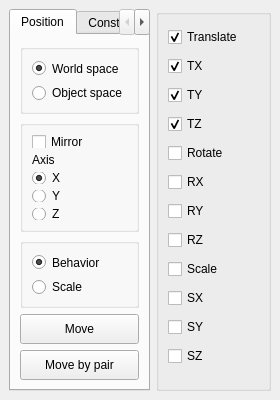
<?xml version="1.0" encoding="UTF-8"?>
<ui version="4.0">
 <class>MPosToolMainWindow</class>
 <widget class="QMainWindow" name="MPosToolMainWindow">
  <property name="geometry">
   <rect>
    <x>0</x>
    <y>0</y>
    <width>280</width>
    <height>400</height>
   </rect>
  </property>
  <property name="minimumSize">
   <size>
    <width>280</width>
    <height>400</height>
   </size>
  </property>
  <property name="maximumSize">
   <size>
    <width>280</width>
    <height>400</height>
   </size>
  </property>
  <property name="baseSize">
   <size>
    <width>280</width>
    <height>375</height>
   </size>
  </property>
  <property name="windowTitle">
   <string>Position Tool</string>
  </property>
  <widget class="QWidget" name="centralwidget">
   <layout class="QGridLayout" name="gridLayout_4">
    <item row="0" column="1">
     <widget class="QGroupBox" name="groupBox">
      <property name="minimumSize">
       <size>
        <width>115</width>
        <height>0</height>
       </size>
      </property>
      <property name="title">
       <string/>
      </property>
      <layout class="QGridLayout" name="gridLayout">
       <item row="5" column="0">
        <widget class="QCheckBox" name="rx_cB">
         <property name="text">
          <string>RX</string>
         </property>
        </widget>
       </item>
       <item row="9" column="0">
        <widget class="QCheckBox" name="sx_cB">
         <property name="text">
          <string>SX</string>
         </property>
        </widget>
       </item>
       <item row="10" column="0">
        <widget class="QCheckBox" name="sy_cB">
         <property name="text">
          <string>SY</string>
         </property>
        </widget>
       </item>
       <item row="0" column="0">
        <widget class="QCheckBox" name="translate_cB">
         <property name="text">
          <string>Translate</string>
         </property>
         <property name="checked">
          <bool>true</bool>
         </property>
        </widget>
       </item>
       <item row="2" column="0">
        <widget class="QCheckBox" name="ty_cB">
         <property name="text">
          <string>TY</string>
         </property>
         <property name="checked">
          <bool>true</bool>
         </property>
        </widget>
       </item>
       <item row="1" column="0">
        <widget class="QCheckBox" name="tx_cB">
         <property name="text">
          <string>TX</string>
         </property>
         <property name="checked">
          <bool>true</bool>
         </property>
        </widget>
       </item>
       <item row="7" column="0">
        <widget class="QCheckBox" name="rz_cB">
         <property name="text">
          <string>RZ</string>
         </property>
        </widget>
       </item>
       <item row="4" column="0">
        <widget class="QCheckBox" name="rotate_cB">
         <property name="text">
          <string>Rotate</string>
         </property>
        </widget>
       </item>
       <item row="3" column="0">
        <widget class="QCheckBox" name="tz_cB">
         <property name="text">
          <string>TZ</string>
         </property>
         <property name="checked">
          <bool>true</bool>
         </property>
        </widget>
       </item>
       <item row="11" column="0">
        <widget class="QCheckBox" name="sz_cB">
         <property name="text">
          <string>SZ</string>
         </property>
        </widget>
       </item>
       <item row="8" column="0">
        <widget class="QCheckBox" name="scale_cB">
         <property name="text">
          <string>Scale</string>
         </property>
        </widget>
       </item>
       <item row="6" column="0">
        <widget class="QCheckBox" name="ry_cB">
         <property name="text">
          <string>RY</string>
         </property>
        </widget>
       </item>
      </layout>
     </widget>
    </item>
    <item row="0" column="0">
     <widget class="QTabWidget" name="tabWidget">
      <property name="currentIndex">
       <number>0</number>
      </property>
      <widget class="QWidget" name="tab">
       <attribute name="title">
        <string>Position</string>
       </attribute>
       <layout class="QGridLayout" name="gridLayout_8">
        <item row="0" column="0">
         <widget class="QGroupBox" name="groupBox_3">
          <property name="minimumSize">
           <size>
            <width>115</width>
            <height>70</height>
           </size>
          </property>
          <property name="title">
           <string/>
          </property>
          <layout class="QVBoxLayout" name="verticalLayout_6">
           <item>
            <layout class="QVBoxLayout" name="verticalLayout_3">
             <item>
              <widget class="QRadioButton" name="ws_rB">
               <property name="toolTip">
                <string>Perform transformation in world space</string>
               </property>
               <property name="text">
                <string>World space</string>
               </property>
               <property name="checked">
                <bool>true</bool>
               </property>
              </widget>
             </item>
             <item>
              <widget class="QRadioButton" name="os_rB">
               <property name="toolTip">
                <string>Perform transformation in local space</string>
               </property>
               <property name="text">
                <string>Object space</string>
               </property>
              </widget>
             </item>
            </layout>
           </item>
          </layout>
         </widget>
        </item>
        <item row="1" column="0">
         <widget class="QGroupBox" name="groupBox_4">
          <property name="title">
           <string/>
          </property>
          <layout class="QGridLayout" name="gridLayout_2">
           <item row="0" column="0">
            <widget class="QCheckBox" name="mirror_cB">
             <property name="toolTip">
              <string>Mirror the selected values</string>
             </property>
             <property name="text">
              <string>Mirror </string>
             </property>
            </widget>
           </item>
           <item row="1" column="0">
            <widget class="QLabel" name="label_2">
             <property name="text">
              <string>Axis</string>
             </property>
            </widget>
           </item>
           <item row="2" column="0">
            <widget class="QRadioButton" name="mirror_x_rB">
             <property name="toolTip">
              <string>Mirror axis : X</string>
             </property>
             <property name="text">
              <string>X</string>
             </property>
             <property name="checked">
              <bool>true</bool>
             </property>
            </widget>
           </item>
           <item row="3" column="0">
            <widget class="QRadioButton" name="mirror_y_rB">
             <property name="toolTip">
              <string>Mirror axis : Y</string>
             </property>
             <property name="text">
              <string>Y</string>
             </property>
            </widget>
           </item>
           <item row="4" column="0">
            <widget class="QRadioButton" name="mirror_z_rB">
             <property name="toolTip">
              <string>Mirror axis : Z</string>
             </property>
             <property name="text">
              <string>Z</string>
             </property>
            </widget>
           </item>
          </layout>
         </widget>
        </item>
        <item row="2" column="0">
         <widget class="QGroupBox" name="groupBox_6">
          <property name="minimumSize">
           <size>
            <width>115</width>
            <height>70</height>
           </size>
          </property>
          <property name="title">
           <string/>
          </property>
          <layout class="QGridLayout" name="gridLayout_3">
           <item row="0" column="0">
            <layout class="QVBoxLayout" name="verticalLayout_5">
             <item>
              <widget class="QRadioButton" name="mirror_behavior_rB">
               <property name="toolTip">
                <string>Perform transformation in local space</string>
               </property>
               <property name="text">
                <string>Behavior</string>
               </property>
               <property name="checked">
                <bool>true</bool>
               </property>
              </widget>
             </item>
             <item>
              <widget class="QRadioButton" name="mirror_scale_rB">
               <property name="toolTip">
                <string>Perform transformation in world space</string>
               </property>
               <property name="text">
                <string>Scale</string>
               </property>
               <property name="checked">
                <bool>false</bool>
               </property>
              </widget>
             </item>
            </layout>
           </item>
          </layout>
         </widget>
        </item>
        <item row="3" column="0">
         <widget class="QPushButton" name="move_pB">
          <property name="minimumSize">
           <size>
            <width>0</width>
            <height>30</height>
           </size>
          </property>
          <property name="toolTip">
           <string>select one object : move based on its own coordinates. Select 2 objects : first one : source, second one : target ; move the second one on the base of the coordinates of the first one</string>
          </property>
          <property name="text">
           <string>Move</string>
          </property>
         </widget>
        </item>
        <item row="4" column="0">
         <widget class="QPushButton" name="move_even_pB">
          <property name="minimumSize">
           <size>
            <width>0</width>
            <height>30</height>
           </size>
          </property>
          <property name="toolTip">
           <string>multi selection : 1st object : first pair source, 2nd object : first pair target ; 3rd object : second pair source, 4th object : second pair target ; etc.</string>
          </property>
          <property name="text">
           <string>Move by pair</string>
          </property>
         </widget>
        </item>
       </layout>
      </widget>
      <widget class="QWidget" name="tab_2">
       <attribute name="title">
        <string>Constrain</string>
       </attribute>
       <layout class="QGridLayout" name="gridLayout_7">
        <item row="0" column="0">
         <widget class="QCheckBox" name="maintain_offset_cB">
          <property name="text">
           <string>Maintain offset</string>
          </property>
          <property name="checked">
           <bool>true</bool>
          </property>
         </widget>
        </item>
        <item row="4" column="0">
         <widget class="QPushButton" name="constrain_pB">
          <property name="minimumSize">
           <size>
            <width>0</width>
            <height>30</height>
           </size>
          </property>
          <property name="text">
           <string>Constrain</string>
          </property>
         </widget>
        </item>
        <item row="2" column="0">
         <widget class="QGroupBox" name="groupBox_5">
          <property name="enabled">
           <bool>false</bool>
          </property>
          <property name="title">
           <string>Up vector</string>
          </property>
          <layout class="QGridLayout" name="gridLayout_6">
           <item row="0" column="0">
            <widget class="QSpinBox" name="up_vectorX_sB">
             <property name="buttonSymbols">
              <enum>QAbstractSpinBox::NoButtons</enum>
             </property>
             <property name="minimum">
              <number>-1</number>
             </property>
             <property name="maximum">
              <number>1</number>
             </property>
            </widget>
           </item>
           <item row="0" column="1">
            <widget class="QSpinBox" name="up_vectorY_sB">
             <property name="buttonSymbols">
              <enum>QAbstractSpinBox::NoButtons</enum>
             </property>
             <property name="minimum">
              <number>-1</number>
             </property>
             <property name="maximum">
              <number>1</number>
             </property>
             <property name="value">
              <number>1</number>
             </property>
            </widget>
           </item>
           <item row="0" column="2">
            <widget class="QSpinBox" name="up_vectorZ_sB">
             <property name="buttonSymbols">
              <enum>QAbstractSpinBox::NoButtons</enum>
             </property>
             <property name="minimum">
              <number>-1</number>
             </property>
             <property name="maximum">
              <number>1</number>
             </property>
            </widget>
           </item>
          </layout>
         </widget>
        </item>
        <item row="1" column="0">
         <widget class="QGroupBox" name="groupBox_2">
          <property name="enabled">
           <bool>false</bool>
          </property>
          <property name="title">
           <string>Aim vector</string>
          </property>
          <layout class="QGridLayout" name="gridLayout_5">
           <item row="0" column="0">
            <widget class="QSpinBox" name="aim_vectorX_sB">
             <property name="buttonSymbols">
              <enum>QAbstractSpinBox::NoButtons</enum>
             </property>
             <property name="minimum">
              <number>-1</number>
             </property>
             <property name="maximum">
              <number>1</number>
             </property>
             <property name="value">
              <number>1</number>
             </property>
            </widget>
           </item>
           <item row="0" column="1">
            <widget class="QSpinBox" name="aim_vectorY_sB">
             <property name="buttonSymbols">
              <enum>QAbstractSpinBox::NoButtons</enum>
             </property>
             <property name="minimum">
              <number>-1</number>
             </property>
             <property name="maximum">
              <number>1</number>
             </property>
            </widget>
           </item>
           <item row="0" column="2">
            <widget class="QSpinBox" name="aim_vectorZ_sB">
             <property name="buttonSymbols">
              <enum>QAbstractSpinBox::NoButtons</enum>
             </property>
             <property name="minimum">
              <number>-1</number>
             </property>
             <property name="maximum">
              <number>1</number>
             </property>
            </widget>
           </item>
          </layout>
         </widget>
        </item>
        <item row="5" column="0">
         <widget class="QPushButton" name="constrain_by_pair_pB">
          <property name="minimumSize">
           <size>
            <width>0</width>
            <height>30</height>
           </size>
          </property>
          <property name="text">
           <string>Constrain by pair</string>
          </property>
         </widget>
        </item>
        <item row="3" column="0">
         <layout class="QVBoxLayout" name="verticalLayout">
          <item>
           <widget class="QRadioButton" name="point_ct_rB">
            <property name="text">
             <string>pointConstraint</string>
            </property>
            <property name="checked">
             <bool>true</bool>
            </property>
           </widget>
          </item>
          <item>
           <widget class="QRadioButton" name="orient_ct_rB">
            <property name="text">
             <string>orientConstraint</string>
            </property>
           </widget>
          </item>
          <item>
           <widget class="QRadioButton" name="aim_ct_rB">
            <property name="text">
             <string>aimConstraint</string>
            </property>
           </widget>
          </item>
          <item>
           <widget class="QRadioButton" name="scale_ct_rB">
            <property name="text">
             <string>scaleConstraint</string>
            </property>
           </widget>
          </item>
          <item>
           <widget class="QRadioButton" name="parent_ct_rB">
            <property name="text">
             <string>parentConstraint</string>
            </property>
           </widget>
          </item>
          <item>
           <widget class="QRadioButton" name="mirror_ct_rB">
            <property name="enabled">
             <bool>true</bool>
            </property>
            <property name="text">
             <string>Mirror selected</string>
            </property>
           </widget>
          </item>
         </layout>
        </item>
       </layout>
      </widget>
     </widget>
    </item>
   </layout>
  </widget>
 </widget>
 <tabstops>
  <tabstop>tabWidget</tabstop>
  <tabstop>ws_rB</tabstop>
  <tabstop>os_rB</tabstop>
  <tabstop>mirror_cB</tabstop>
  <tabstop>mirror_x_rB</tabstop>
  <tabstop>mirror_y_rB</tabstop>
  <tabstop>mirror_z_rB</tabstop>
  <tabstop>move_pB</tabstop>
  <tabstop>move_even_pB</tabstop>
  <tabstop>translate_cB</tabstop>
  <tabstop>tx_cB</tabstop>
  <tabstop>ty_cB</tabstop>
  <tabstop>tz_cB</tabstop>
  <tabstop>rotate_cB</tabstop>
  <tabstop>rx_cB</tabstop>
  <tabstop>ry_cB</tabstop>
  <tabstop>rz_cB</tabstop>
  <tabstop>scale_cB</tabstop>
  <tabstop>sx_cB</tabstop>
  <tabstop>sy_cB</tabstop>
  <tabstop>sz_cB</tabstop>
  <tabstop>maintain_offset_cB</tabstop>
  <tabstop>aim_vectorX_sB</tabstop>
  <tabstop>aim_vectorY_sB</tabstop>
  <tabstop>aim_vectorZ_sB</tabstop>
  <tabstop>up_vectorX_sB</tabstop>
  <tabstop>up_vectorY_sB</tabstop>
  <tabstop>up_vectorZ_sB</tabstop>
  <tabstop>point_ct_rB</tabstop>
  <tabstop>orient_ct_rB</tabstop>
  <tabstop>aim_ct_rB</tabstop>
  <tabstop>scale_ct_rB</tabstop>
  <tabstop>parent_ct_rB</tabstop>
  <tabstop>mirror_ct_rB</tabstop>
  <tabstop>constrain_pB</tabstop>
  <tabstop>constrain_by_pair_pB</tabstop>
 </tabstops>
 <resources/>
 <connections>
  <connection>
   <sender>aim_ct_rB</sender>
   <signal>toggled(bool)</signal>
   <receiver>groupBox_5</receiver>
   <slot>setEnabled(bool)</slot>
   <hints>
    <hint type="sourcelabel">
     <x>60</x>
     <y>241</y>
    </hint>
    <hint type="destinationlabel">
     <x>88</x>
     <y>138</y>
    </hint>
   </hints>
  </connection>
  <connection>
   <sender>aim_ct_rB</sender>
   <signal>toggled(bool)</signal>
   <receiver>groupBox_2</receiver>
   <slot>setEnabled(bool)</slot>
   <hints>
    <hint type="sourcelabel">
     <x>106</x>
     <y>240</y>
    </hint>
    <hint type="destinationlabel">
     <x>102</x>
     <y>114</y>
    </hint>
   </hints>
  </connection>
  <connection>
   <sender>translate_cB</sender>
   <signal>toggled(bool)</signal>
   <receiver>tx_cB</receiver>
   <slot>setChecked(bool)</slot>
   <hints>
    <hint type="sourcelabel">
     <x>203</x>
     <y>32</y>
    </hint>
    <hint type="destinationlabel">
     <x>204</x>
     <y>60</y>
    </hint>
   </hints>
  </connection>
  <connection>
   <sender>translate_cB</sender>
   <signal>toggled(bool)</signal>
   <receiver>ty_cB</receiver>
   <slot>setChecked(bool)</slot>
   <hints>
    <hint type="sourcelabel">
     <x>229</x>
     <y>25</y>
    </hint>
    <hint type="destinationlabel">
     <x>228</x>
     <y>90</y>
    </hint>
   </hints>
  </connection>
  <connection>
   <sender>translate_cB</sender>
   <signal>toggled(bool)</signal>
   <receiver>tz_cB</receiver>
   <slot>setChecked(bool)</slot>
   <hints>
    <hint type="sourcelabel">
     <x>242</x>
     <y>26</y>
    </hint>
    <hint type="destinationlabel">
     <x>232</x>
     <y>120</y>
    </hint>
   </hints>
  </connection>
  <connection>
   <sender>point_ct_rB</sender>
   <signal>toggled(bool)</signal>
   <receiver>translate_cB</receiver>
   <slot>setChecked(bool)</slot>
   <hints>
    <hint type="sourcelabel">
     <x>103</x>
     <y>196</y>
    </hint>
    <hint type="destinationlabel">
     <x>183</x>
     <y>30</y>
    </hint>
   </hints>
  </connection>
  <connection>
   <sender>parent_ct_rB</sender>
   <signal>toggled(bool)</signal>
   <receiver>translate_cB</receiver>
   <slot>setChecked(bool)</slot>
   <hints>
    <hint type="sourcelabel">
     <x>121</x>
     <y>282</y>
    </hint>
    <hint type="destinationlabel">
     <x>172</x>
     <y>31</y>
    </hint>
   </hints>
  </connection>
  <connection>
   <sender>orient_ct_rB</sender>
   <signal>toggled(bool)</signal>
   <receiver>rotate_cB</receiver>
   <slot>setChecked(bool)</slot>
   <hints>
    <hint type="sourcelabel">
     <x>55</x>
     <y>221</y>
    </hint>
    <hint type="destinationlabel">
     <x>193</x>
     <y>152</y>
    </hint>
   </hints>
  </connection>
  <connection>
   <sender>rotate_cB</sender>
   <signal>toggled(bool)</signal>
   <receiver>rx_cB</receiver>
   <slot>setChecked(bool)</slot>
   <hints>
    <hint type="sourcelabel">
     <x>253</x>
     <y>150</y>
    </hint>
    <hint type="destinationlabel">
     <x>251</x>
     <y>178</y>
    </hint>
   </hints>
  </connection>
  <connection>
   <sender>rotate_cB</sender>
   <signal>toggled(bool)</signal>
   <receiver>rz_cB</receiver>
   <slot>setChecked(bool)</slot>
   <hints>
    <hint type="sourcelabel">
     <x>180</x>
     <y>148</y>
    </hint>
    <hint type="destinationlabel">
     <x>260</x>
     <y>252</y>
    </hint>
   </hints>
  </connection>
  <connection>
   <sender>rotate_cB</sender>
   <signal>toggled(bool)</signal>
   <receiver>ry_cB</receiver>
   <slot>setChecked(bool)</slot>
   <hints>
    <hint type="sourcelabel">
     <x>189</x>
     <y>153</y>
    </hint>
    <hint type="destinationlabel">
     <x>263</x>
     <y>218</y>
    </hint>
   </hints>
  </connection>
  <connection>
   <sender>scale_cB</sender>
   <signal>toggled(bool)</signal>
   <receiver>sx_cB</receiver>
   <slot>setChecked(bool)</slot>
   <hints>
    <hint type="sourcelabel">
     <x>210</x>
     <y>274</y>
    </hint>
    <hint type="destinationlabel">
     <x>211</x>
     <y>303</y>
    </hint>
   </hints>
  </connection>
  <connection>
   <sender>scale_cB</sender>
   <signal>toggled(bool)</signal>
   <receiver>sy_cB</receiver>
   <slot>setChecked(bool)</slot>
   <hints>
    <hint type="sourcelabel">
     <x>234</x>
     <y>277</y>
    </hint>
    <hint type="destinationlabel">
     <x>263</x>
     <y>337</y>
    </hint>
   </hints>
  </connection>
  <connection>
   <sender>scale_cB</sender>
   <signal>toggled(bool)</signal>
   <receiver>sz_cB</receiver>
   <slot>setChecked(bool)</slot>
   <hints>
    <hint type="sourcelabel">
     <x>226</x>
     <y>272</y>
    </hint>
    <hint type="destinationlabel">
     <x>242</x>
     <y>365</y>
    </hint>
   </hints>
  </connection>
  <connection>
   <sender>scale_ct_rB</sender>
   <signal>toggled(bool)</signal>
   <receiver>scale_cB</receiver>
   <slot>setChecked(bool)</slot>
   <hints>
    <hint type="sourcelabel">
     <x>35</x>
     <y>261</y>
    </hint>
    <hint type="destinationlabel">
     <x>185</x>
     <y>277</y>
    </hint>
   </hints>
  </connection>
  <connection>
   <sender>parent_ct_rB</sender>
   <signal>toggled(bool)</signal>
   <receiver>rotate_cB</receiver>
   <slot>setChecked(bool)</slot>
   <hints>
    <hint type="sourcelabel">
     <x>36</x>
     <y>286</y>
    </hint>
    <hint type="destinationlabel">
     <x>209</x>
     <y>160</y>
    </hint>
   </hints>
  </connection>
  <connection>
   <sender>aim_ct_rB</sender>
   <signal>toggled(bool)</signal>
   <receiver>rotate_cB</receiver>
   <slot>setChecked(bool)</slot>
   <hints>
    <hint type="sourcelabel">
     <x>65</x>
     <y>238</y>
    </hint>
    <hint type="destinationlabel">
     <x>197</x>
     <y>157</y>
    </hint>
   </hints>
  </connection>
  <connection>
   <sender>mirror_ct_rB</sender>
   <signal>toggled(bool)</signal>
   <receiver>constrain_by_pair_pB</receiver>
   <slot>setDisabled(bool)</slot>
   <hints>
    <hint type="sourcelabel">
     <x>43</x>
     <y>306</y>
    </hint>
    <hint type="destinationlabel">
     <x>49</x>
     <y>368</y>
    </hint>
   </hints>
  </connection>
 </connections>
</ui>
